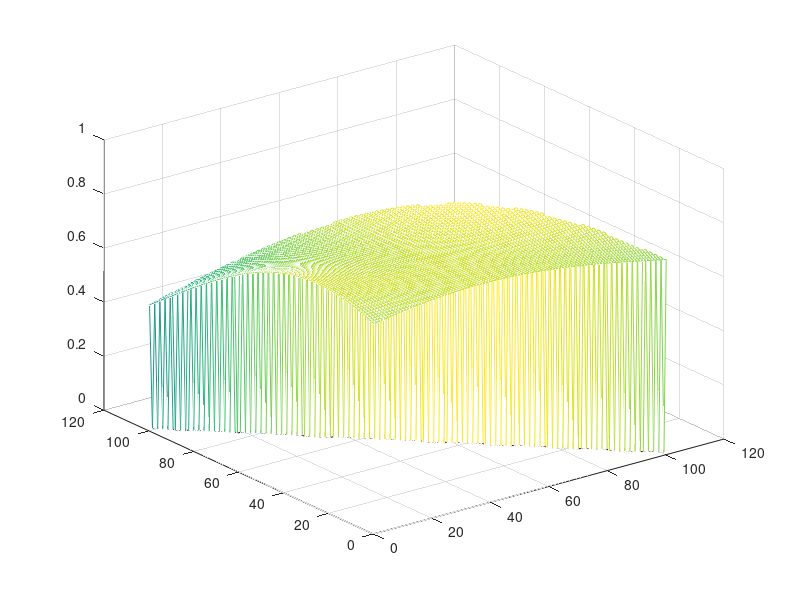

This figure's MATLAB source: (Note: this script raises an error after producing the figure.)
t = 2
b0 = [0:.01*t:t];
bp5 = [0:.01*t:t];
[b0,bp5]=meshgrid(b0,bp5);

bnp5 = t - b0 - bp5;

al = .5;

X = -.5 - al + bnp5;
Y = - al + b0;
Z = .5 - al + bp5;

WB = 5;

obj = WB.*((1./(1+exp(-X))).*(1./(1+exp(-Y))).*(1-1./(1+exp(-Z))) + (1./(1+exp(-X))).*(1./(1+exp(-Z))).*(1-1./(1+exp(-Y))) + (1./(1+exp(-Z))).*(1./(1+exp(-Y))).*(1-1./(1+exp(-X))) + (1./(1+exp(-X))).*(1./(1+exp(-Y))).*(1./(1+exp(-Z)))) - b0 - bp5 - bnp5;

obj2 = obj.*(bnp5>=0);

[value, location] = max(obj2(:));
prob = value/5
[R,C] = ind2sub(size(obj2),location);

%%Outer loop
v = value - b0(R,C) - bp5(R,C) - bnp5(R,C)

mesh(obj2);
%% Create axes
axes1 = axes('Parent',figure1);
axis([0 .12 0 .0035]);
%title(axes1,'Lobby''s Optimal Expenditure');
xlabel(axes1,'Trade Agreement Tariff');
ylabel(axes1,'Lobbying Expenditure');
hold(axes1,'all');
 



%% Create plot
plot2 = plot(TA,opt_C_13,'DisplayName','\theta \sim U[-.14,14]','Color',[0 0 1],'LineStyle','--','LineWidth',1,'Parent',axes1);
legend1 = legend(axes1,{'\theta \sim U[-.01,01]','\theta \sim U[-.14,14]'},'Position',[0.1794 0.7725 0.1714 0.119]);


saveas(gcf,'C:\Users\Kristy\Documents\Dropbox\Research\Separation_of_Powers\Work\lobby_br.jpg');
